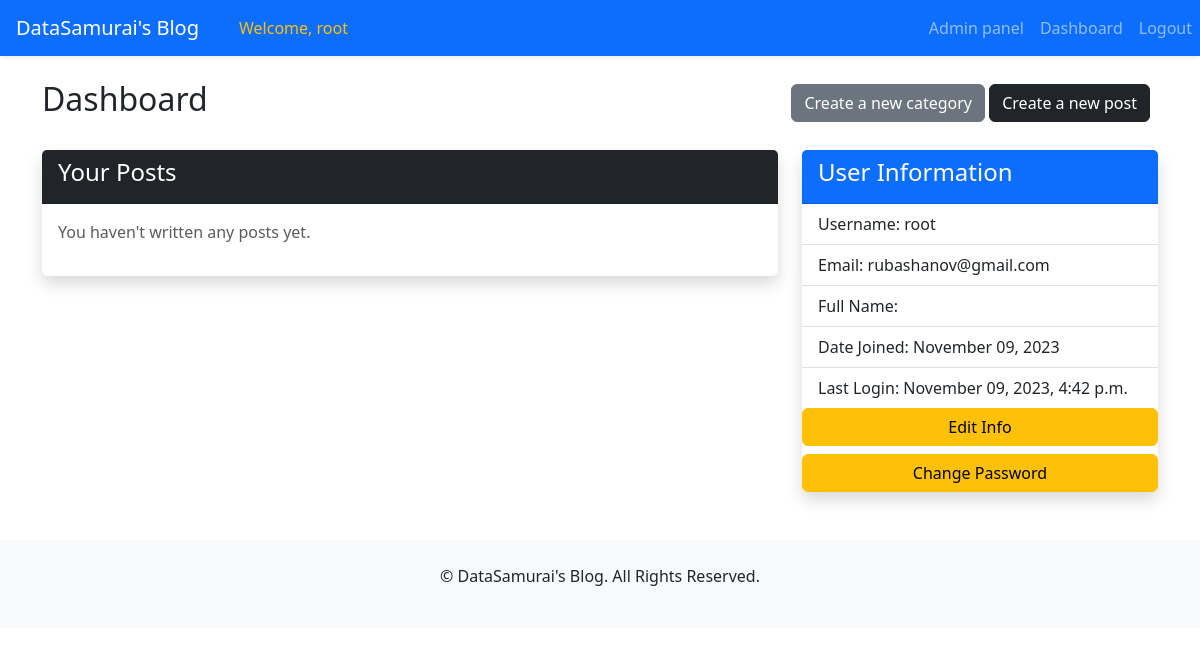
The app's page /account/dashboard/ (signed in), older data.
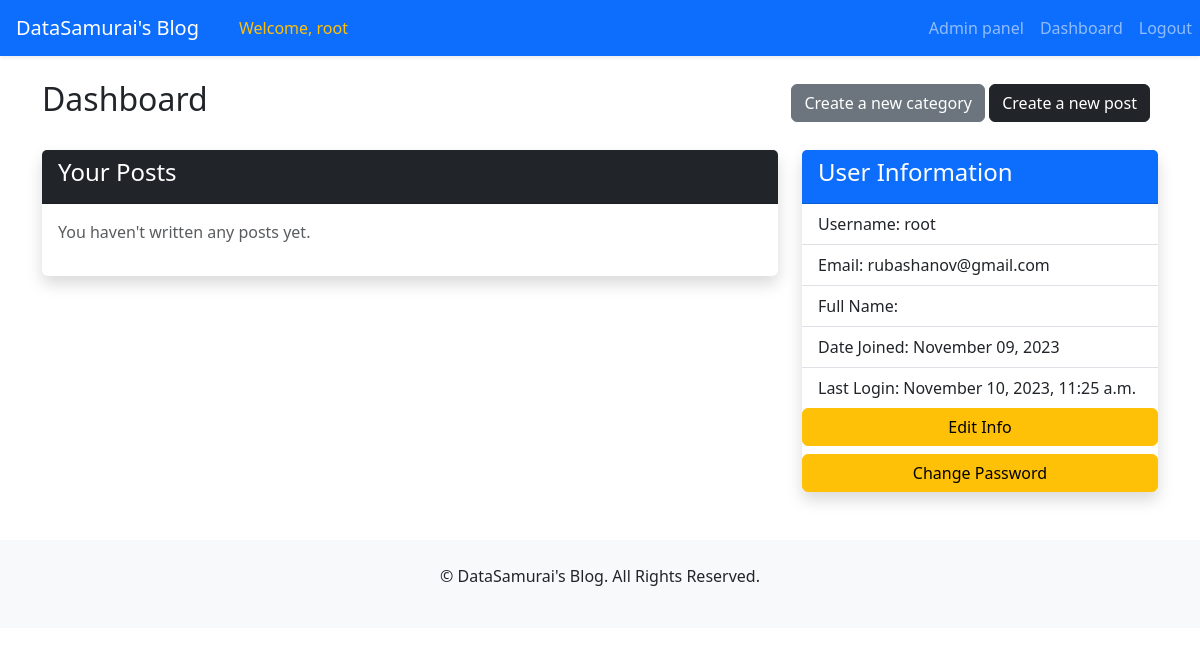
The same page, newer data.
### users/models.py (models this page shows)
class CustomUser(AbstractUser):
    is_banned = models.BooleanField(default=False)
    class Meta:
        ordering = ['id']

### users/views.py (the view)
# urls.py: path('dashboard/', views.DashboardView.as_view(), name='dashboard'),
class DashboardView(LoginRequiredMixin, ListView):
    model = Post
    template_name = 'users/dashboard.html'
    context_object_name = 'user_posts'
    def get_queryset(self):
        return self.request.user.post_set.all()

### templates/users/dashboard.html (shortened to what this page needs)
{% extends 'base.html' %}
{% block page_content %}
    <div class="row mt-4">
        <div class="col-md-12 mb-4">
            <div class="d-flex justify-content-between align-items-center">
                <h2>Dashboard</h2>
                <div>
                    <a href="{% url 'category_create' %}" class="btn btn-secondary ml-3">Create a new category</a>
                    <a href="{% url 'create_post' %}" class="btn btn-dark me-2">Create a new post</a>
                </div>
            </div>
        </div>
        <div class="col-md-8">
            <div class="card border-0 shadow">
                <div class="card-header bg-dark text-white">
                    <h4>Your Posts</h4>
                </div>
                <div class="card-body">
                    {% if user_posts %}
                        <ul class="list-group list-group-flush">
                            {% for post in user_posts %}
                                <li class="list-group-item d-flex justify-content-between align-items-center">
                                    <a href="{% url 'post_detail' post.id %}">{{ post.title }}</a>
                                    <span class="badge bg-secondary">{{ post.date_published }}</span>
                                    {% if post.is_published %}
                                        <span class="badge bg-success">Status: Published</span>
                                    {% else %}
                                        <span class="badge bg-danger">Status: Unpublished</span>
                                    {% endif %}
                                </li>
                            {% endfor %}
                        </ul>
                    {% else %}
                        <p class="text-muted">You haven't written any posts yet.</p>
                    {% endif %}
                </div>
            </div>
        </div>
        {% block user %}
            <div class="col-md-4">
                <div class="card border-0 shadow">
                    <div class="card-header bg-primary text-white">
                        <h4>User Information</h4>
                    </div>
                    <ul class="list-group list-group-flush">
                        <li class="list-group-item">Username: {{ user.username }}</li>
                        <li class="list-group-item">Email: {{ user.email }}</li>
                        <li class="list-group-item">Full Name: {{ user.first_name }} {{ user.last_name }}</li>
                        <li class="list-group-item">Date Joined: {{ user.date_joined|date:"F d, Y" }}</li>
                        <li class="list-group-item">Last Login: {{ user.last_login|date:"F d, Y, P" }}</li>
                    </ul>
                    <a href="{% url 'edit_user' %}" class="mb-2 btn btn-warning">Edit Info</a>
                    <a href="{% url 'password_change' %}" class="btn btn-warning">Change Password</a>
                </div>
            </div>
            </div>
        {% endblock %}
{% endblock %}

### templates/base.html (shortened to what this page needs)
<!DOCTYPE html>
<html lang="en">
<head>
    <link href="https://cdn.jsdelivr.net/npm/bootstrap@5.3.1/dist/css/bootstrap.min.css" rel="stylesheet">
</head>
<body>
{% block navbar %}
    <nav class="navbar navbar-expand-lg navbar-dark bg-primary shadow-sm">
        <a class="navbar-brand px-3" href="{% url 'post_list' %}">DataSamurai's Blog</a>
        <div class="collapse navbar-collapse d-flex justify-content-between" id="navbarNav">
            <ul class="navbar-nav">
                {% if user.is_authenticated %}
                    <li class="nav-item">
                        <span class="nav-link text-warning font-weight-bold">Welcome, {{ user.username }}</span>
                    </li>
                {% else %}
                    <li class="nav-item invisible">
                        <span class="nav-link"></span>
                    </li>
                {% endif %}
            </ul>
            <ul class="navbar-nav">
                {% if user.is_authenticated %}
                    {% if user.is_staff %}
                        <li class="nav-item">
                            <a class="nav-link btn btn-light mr-2" href="{% url 'admin:index' %}">Admin panel</a>
                        </li>
                    {% endif %}
                    <li class="nav-item">
                        <a class="nav-link btn btn-light mr-2" href="{% url 'dashboard' %}">Dashboard</a>
                    </li>
                    <li>
                        <a href="{% url 'logout' %}" class="nav-link btn btn-danger">Logout</a>
                    </li>
                {% endif %}
            </ul>
        </div>
    </nav>
{% endblock %}
<div class="container my-4">
    {% block page_content %}{% endblock page_content %}
</div>
<footer class="text-center py-4 mt-5 bg-light">
    <p>&copy; {{ now.year }} DataSamurai's Blog. All Rights Reserved.</p>
</footer>
</body>
</html>

Row changes from the older to the newer data that the page shows:
changed CustomUser "root": last_login "November 09, 2023, 4:42 p.m." → "November 10, 2023, 11:25 a.m."
